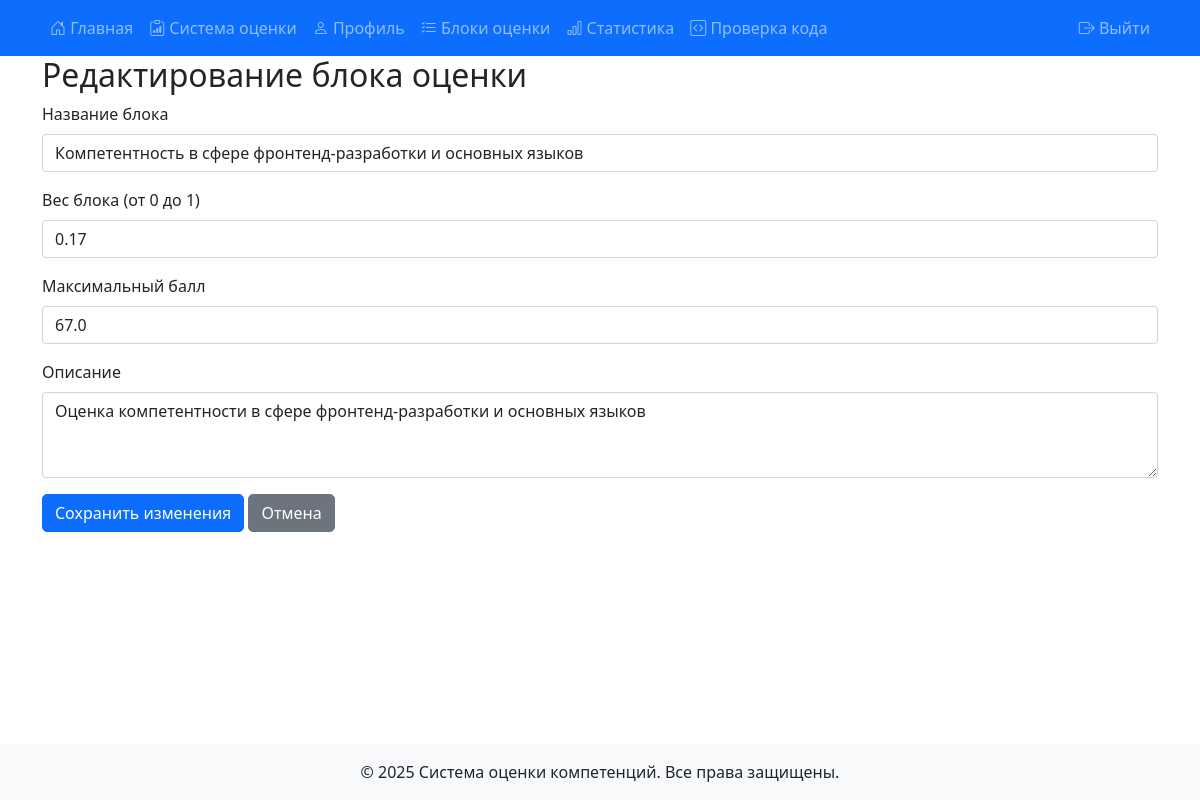
Before: /edit_assessment_block/1 (signed in) with the older database file.
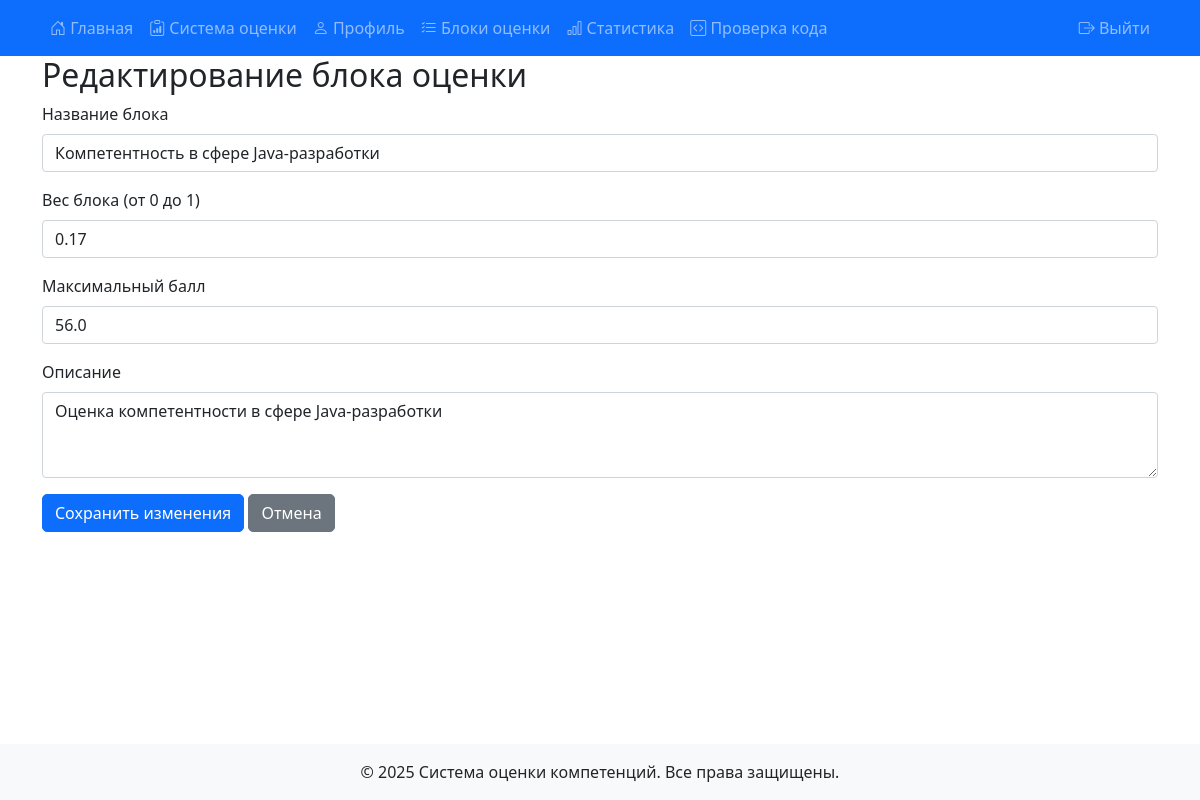
After: the same page with the newer database file.
### models.py (models this page shows)
class AssessmentBlock(db.Model):
    __tablename__ = 'assessment_block'
    id = db.Column(db.Integer, primary_key=True)
    name = db.Column(db.String(100), nullable=False)
    description = db.Column(db.Text)
    weight = db.Column(db.Float, default=1.0)
    max_score = db.Column(db.Float, default=10.0)
    questions = db.relationship('AssessmentQuestion', back_populates='block', lazy=True)

### 1.py (the view, shortened to what this page needs)
@app.route('/edit_assessment_block/<int:block_id>', methods=['GET', 'POST'])
@role_required(['expert', 'admin'])
def edit_assessment_block(block_id):
    block = AssessmentBlock.query.get_or_404(block_id)
    return render_template('edit_assessment_block.html', block=block)

### 1.py (called while the page is built)
@login_manager.user_loader
def load_user(user_id):
    return db.session.get(User, int(user_id))

def debug_print(message):
    print(f"[DEBUG] {message}")
    logger.debug(message)
    with open('debug.log', 'a', encoding='utf-8') as f:
        f.write(f"{datetime.now().strftime('%Y-%m-%d %H:%M:%S')} - {message}\n")

def sync_session_role():
    if 'user_id' in session:
        user = db.session.get(User, session['user_id'])
        if user and session.get('role') != user.role:
            session['role'] = user.role
            debug_print(f"Synchronized session role to {user.role} for user {user.username}")

### templates/edit_assessment_block.html (shortened to what this page needs)
{% extends "base.html" %}
{% block content %}
<div class="container">
    <h2>Редактирование блока оценки</h2>
    <form method="POST">
        <div class="mb-3">
            <label for="name" class="form-label">Название блока</label>
            <input type="text" class="form-control" id="name" name="name" value="{{ block.name }}" required>
        </div>
        <div class="mb-3">
            <label for="weight" class="form-label">Вес блока (от 0 до 1)</label>
            <input type="number" class="form-control" id="weight" name="weight" step="0.01" min="0" max="1" value="{{ block.weight }}" required>
        </div>
        <div class="mb-3">
            <label for="max_score" class="form-label">Максимальный балл</label>
            <input type="number" class="form-control" id="max_score" name="max_score" step="0.1" min="0" value="{{ block.max_score }}" required>
        </div>
        <div class="mb-3">
            <label for="description" class="form-label">Описание</label>
            <textarea class="form-control" id="description" name="description" rows="3">{{ block.description }}</textarea>
        </div>
        <button type="submit" class="btn btn-primary">Сохранить изменения</button>
        <a href="{{ url_for('assessment_blocks') }}" class="btn btn-secondary">Отмена</a>
    </form>
</div>
{% endblock %}

Changed rows visible on the page:
changed AssessmentBlock: name "Компетентность в сфере фронтенд-разработки и основных языков" → "Компетентность в сфере Java-разработки"; max_score "67.0" → "56.0"; description "Оценка компетентности в сфере фронтенд-разработки и основных языков" → "Оценка компетентности в сфере Java-разработки"
